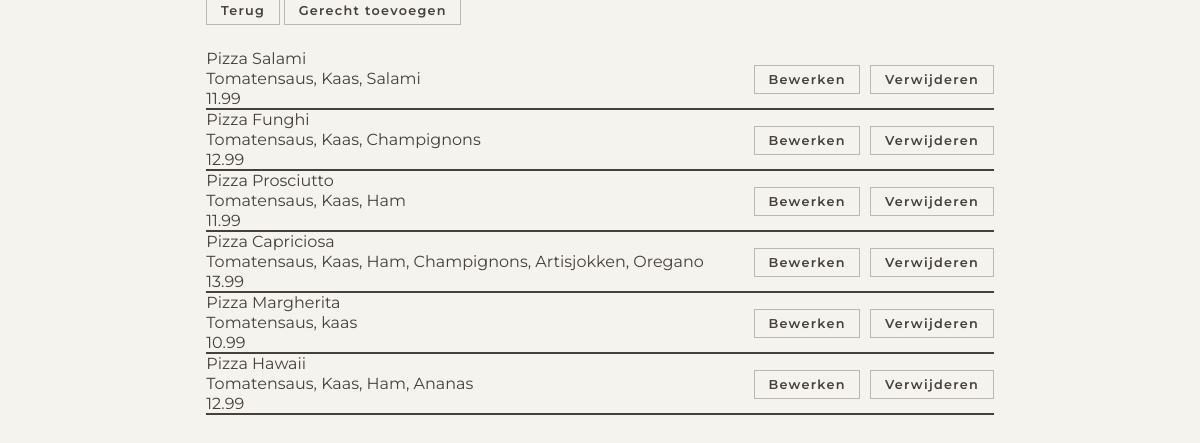
/admin.php (signed in), run on the app's committed database.
### tables this page shows
CREATE TABLE `gerechten` (
  `id` int NOT NULL,
  `gerechtnaam` varchar(40) NOT NULL,
  `ingrediënten` varchar(60) NOT NULL,
  `prijs` decimal(6,2) NOT NULL
);

### admin.php (the view, shortened to what this page needs)
<?php
include_once 'includes/pdo.php';
?>
<!DOCTYPE html>
<html lang="en">
<head>
    <link rel="stylesheet" href="css/style.css">
</head>
<body>
    <div class="admin-page">
        <div class="admin-other">
            <a href="index.php"> <site-button>Terug</site-button></a>
            <a href="adminadd.php"> <site-button>Gerecht toevoegen</site-button></a>
        </div>
        <div class="admin-blocks">
            <?php
            $sql = "SELECT * FROM gerechten";
            $statementOverzicht = $pdo->prepare($sql);
            $statementOverzicht->execute();
            $gerechten = $statementOverzicht->fetchAll();
            foreach ($gerechten as $gerecht) { ?>
                <div class="admin-block">
                    <div class="admin-info">
                        <?php echo "<span>" . $gerecht['gerechtnaam'] . "</span>"; ?>
                        <?php echo "<span>" . $gerecht['ingrediënten'] . "</span>"; ?>
                        <?php echo "<span>" . $gerecht['prijs'] . "</span>"; ?>
                    </div>
                    <div class="admin-actions">
                        <a href="adminedit.php? id=<?php echo $gerecht['id'] ?>"><site-button>Bewerken</site-button></a>
                        <a href="admin.php? id=<?php echo $gerecht['id'] ?>"> <site-button>Verwijderen</site-button></a>
                    </div>
                </div>
            <?php }
            ?>
        </div>
    </div>
</body>
</html>

### css/style.css (style rules this page uses)
*, *::before, *::after { box-sizing: border-box; margin: 0; padding: 0; }
:root { --dark: #463F3A; --mid: #BCB8B1; --light: #F4F3EE; --subtle: #E2E0DB; --muted: #706860; --font: 'Montserrat', sans-serif; }
html, body { height: 100%; overflow: hidden; }
body { font-family: var(--font); background: var(--light); color: var(--dark); display: flex; flex-direction: column; }
a { text-decoration: none; }
site-button { font-family: var(--font); font-size: 0.80rem; font-weight: 600; border: 1px solid var(--mid); background: transparent; color: var(--dark); cursor: pointer; transition: background .18s, color .18s; padding: .36rem .85rem; letter-spacing: 0.08rem; max-height: 30px; }
.admin-page { align-self: center; display: grid; gap: 30px; }
.admin-block { align-self: center; display: flex; justify-content: space-between; gap: 50px; border-bottom: 2px solid var(--dark); }
.admin-info { display: flex; flex-direction: column; gap: 1px; }
.admin-actions { display: flex; gap: 10px; align-items: center; }
.admin-actions a { align-content: center; }

### data on the page
gerechten: gerechtnaam "Pizza Salami", ingrediënten "Tomatensaus, Kaas, Salami", prijs "11.99"
gerechten: gerechtnaam "Pizza Funghi", ingrediënten "Tomatensaus, Kaas, Champignons", prijs "12.99"
gerechten: gerechtnaam "Pizza Prosciutto", ingrediënten "Tomatensaus, Kaas, Ham", prijs "11.99"
gerechten: gerechtnaam "Pizza Capriciosa", ingrediënten "Tomatensaus, Kaas, Ham, Champignons, Artisjokken, Oregano", prijs "13.99"
gerechten: gerechtnaam "Pizza Margherita", ingrediënten "Tomatensaus, kaas", prijs "10.99"
gerechten: gerechtnaam "Pizza Hawaii", ingrediënten "Tomatensaus, Kaas, Ham, Ananas", prijs "12.99"
